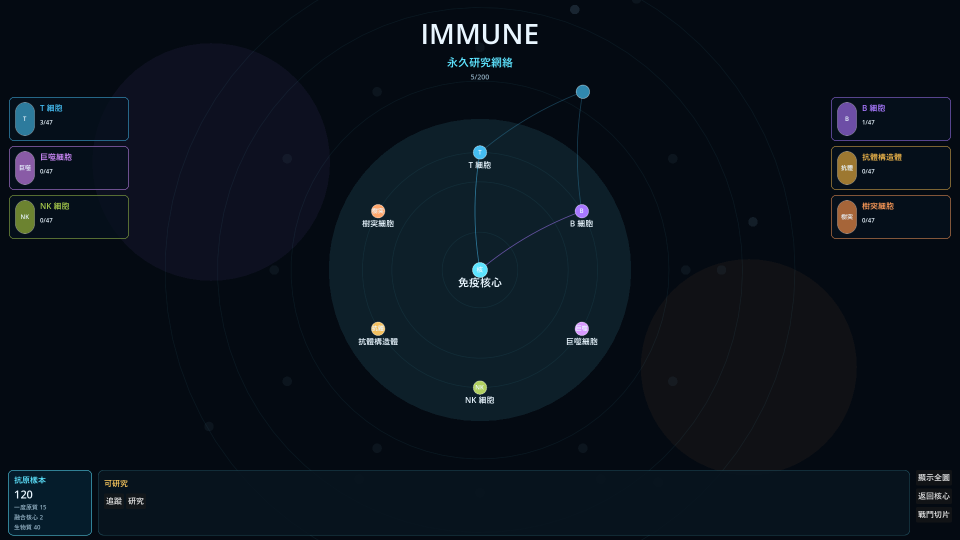
#> input picture godot/immune/tools/overflow_check.png, 1920 x 1080 px (shown at 1/2 size)
$ python -i build_scan_spritesheets.py   (imports and definitions only)
#> lines starting #> are read from the running program, lines starting #| are printed output that depends on the picture
#!/usr/bin/env python3
"""Build 6-frame scan-to-mastery sprite sheets from keyed bio icons."""

from __future__ import annotations

import math
import random
from pathlib import Path

from PIL import Image, ImageDraw, ImageEnhance, ImageFilter

FRAME = 512
FRAMES = 6
TINTS = [
    (236, 244, 255),  # LV.0 white
    (140, 210, 255),  # LV.1 cyan
    (120, 230, 150),  # LV.2 green
    (255, 210, 90),   # LV.3 gold
    (190, 140, 255),  # LV.4 violet
]


def _load_square(path: Path, size: int) -> Image.Image:
    src = Image.open(path).convert("RGBA")
    src = src.resize((size, size), Image.Resampling.LANCZOS)
    return src


def _alpha(img: Image.Image) -> Image.Image:
    return img.split()[3]


def _mask_points(alpha: Image.Image, threshold: int = 40) -> list[tuple[int, int]]:
    pix = alpha.load()
    w, h = alpha.size
    return [(x, y) for y in range(h) for x in range(w) if pix[x, y] >= threshold]


def _edge_points(alpha: Image.Image, threshold: int = 40) -> list[tuple[int, int]]:
    pix = alpha.load()
    w, h = alpha.size
    pts: list[tuple[int, int]] = []
    for y in range(1, h - 1):
        for x in range(1, w - 1):
            if pix[x, y] < threshold:
                continue
            if (
                pix[x - 1, y] < threshold
                or pix[x + 1, y] < threshold
                or pix[x, y - 1] < threshold
                or pix[x, y + 1] < threshold
            ):
                pts.append((x, y))
    return pts


def _sample(points: list[tuple[int, int]], count: int, min_dist: float, rng: random.Random) -> list[tuple[int, int]]:
    if not points:
        return []
    shuffled = points[:]
    rng.shuffle(shuffled)
    chosen: list[tuple[int, int]] = []
    dist2 = min_dist * min_dist
    for pt in shuffled:
        if len(chosen) >= count:
            break
        if all((pt[0] - c[0]) ** 2 + (pt[1] - c[1]) ** 2 >= dist2 for c in chosen):
            chosen.append(pt)
    if len(chosen) < count:
        chosen.extend(shuffled[: max(0, count - len(chosen))])
    return chosen[:count]


def _ordered_contour(edges: list[tuple[int, int]], step: int) -> list[tuple[int, int]]:
    if not edges:
        return []
    cx = sum(p[0] for p in edges) / len(edges)
    cy = sum(p[1] for p in edges) / len(edges)
    ordered = sorted(edges, key=lambda p: math.atan2(p[1] - cy, p[0] - cx))
    return ordered[:: max(1, step)]


def _blank() -> Image.Image:
    return Image.new("RGBA", (FRAME, FRAME), (0, 0, 0, 0))


def _dots(draw: ImageDraw.ImageDraw, points: list[tuple[int, int]], color: tuple[int, int, int], radius: int, alpha: int) -> None:
    fill = (*color, alpha)
    for x, y in points:
        draw.ellipse((x - radius, y - radius, x + radius, y + radius), fill=fill)


def _polyline(draw: ImageDraw.ImageDraw, points: list[tuple[int, int]], color: tuple[int, int, int], width: int, alpha: int) -> None:
    if len(points) < 2:
        return
    draw.line(points + [points[0]], fill=(*color, alpha), width=width, joint="curve")


def _grid(draw: ImageDraw.ImageDraw, alpha_img: Image.Image, step: int, color: tuple[int, int, int], line_alpha: int) -> None:
    pix = alpha_img.load()
    w, h = alpha_img.size
    fill = (*color, line_alpha)
    for x in range(step // 2, w, step):
        run: list[tuple[int, int]] = []
        for y in range(h):
            if pix[x, y] >= 40:
                run.append((x, y))
            elif len(run) >= 4:
                draw.line(run, fill=fill, width=1)
                run = []
            else:
                run = []
        if len(run) >= 4:
            draw.line(run, fill=fill, width=1)
    for y in range(step // 2, h, step):
        run = []
        for x in range(w):
            if pix[x, y] >= 40:
                run.append((x, y))
            elif len(run) >= 4:
                draw.line(run, fill=fill, width=1)
                run = []
            else:
                run = []
        if len(run) >= 4:
            draw.line(run, fill=fill, width=1)


def _silhouette(alpha: Image.Image, color: tuple[int, int, int], opacity: int) -> Image.Image:
    layer = Image.new("RGBA", alpha.size, (*color, 0))
    solid = Image.new("RGBA", alpha.size, (*color, opacity))
    layer.paste(solid, mask=alpha.point(lambda a: 255 if a >= 40 else 0))
    return layer


def build_frames(src: Image.Image) -> list[Image.Image]:
    rng = random.Random(7)
    alpha = _alpha(src)
    body = _mask_points(alpha)
    edges = _edge_points(alpha)
    contour = _ordered_contour(edges, 3)

    lv0 = _blank()
    d0 = ImageDraw.Draw(lv0, "RGBA")
    _dots(d0, _sample(body, 90, 14, rng), TINTS[0], 2, 210)

    lv1 = _blank()
    d1 = ImageDraw.Draw(lv1, "RGBA")
    _dots(d1, _sample(body, 70, 16, rng), TINTS[1], 2, 180)
    _polyline(d1, _ordered_contour(edges, 8), TINTS[1], 2, 220)

    lv2 = _blank()
    d2 = ImageDraw.Draw(lv2, "RGBA")
    lv2.alpha_composite(_silhouette(alpha, TINTS[2], 28))
    _grid(d2, alpha, 22, TINTS[2], 170)
    _polyline(d2, _ordered_contour(edges, 5), TINTS[2], 2, 230)
    _dots(d2, _sample(edges, 40, 18, rng), TINTS[2], 1, 200)

    lv3 = _blank()
    d3 = ImageDraw.Draw(lv3, "RGBA")
    lv3.alpha_composite(_silhouette(alpha, TINTS[3], 70))
    _grid(d3, alpha, 12, TINTS[3], 150)
    _polyline(d3, contour[::2], (255, 255, 255), 2, 200)

    lv4 = _blank()
    faint = src.copy()
    faint.putalpha(alpha.point(lambda a: int(a * 0.42) if a >= 40 else 0))
    color_shift = ImageEnhance.Color(faint).enhance(0.55)
    lv4.alpha_composite(color_shift)
    d4 = ImageDraw.Draw(lv4, "RGBA")
    _grid(d4, alpha, 8, TINTS[4], 140)
    _polyline(d4, contour, TINTS[4], 2, 220)

    lv5 = src.copy()
    glow = src.filter(ImageFilter.GaussianBlur(1.2))
    lv5.alpha_composite(glow)
    lv5.alpha_composite(src)
    return [lv0, lv1, lv2, lv3, lv4, lv5]


def pack_sheet(frames: list[Image.Image]) -> Image.Image:
    sheet = Image.new("RGBA", (FRAME * FRAMES, FRAME), (0, 0, 0, 0))
    for i, frame in enumerate(frames):
        sheet.paste(frame, (i * FRAME, 0), frame)
    return sheet


def build_one(src_path: Path, out_path: Path) -> None:
    src = _load_square(src_path, FRAME)
#> in _load_square, src is the input picture: PIL image 1920x1080 RGBA; mean R, G, B, A 10.2, 18.3, 27.4, 255
#> in _load_square, `src = src.resize((size, size), Image.Resampling.LANCZOS)`:
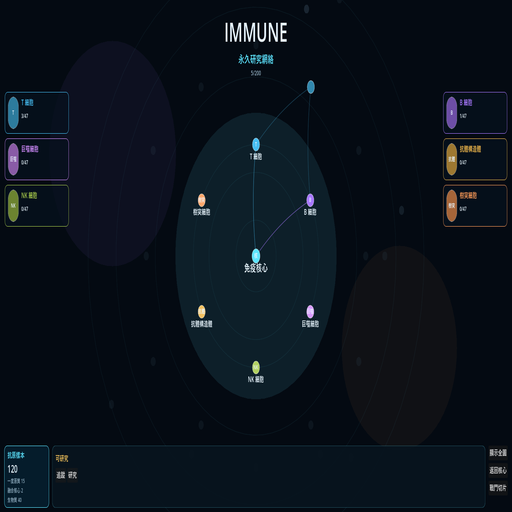
#> src: PIL image 512x512 RGBA; mean R, G, B, A 10.3, 18.3, 27.3, 255
    sheet = pack_sheet(build_frames(src))
#> in _alpha, `return img.split()[3]`: returned value: PIL image 512x512 L; every value is 255
#> in build_frames, `body = _mask_points(alpha)`: body = 262144 items
#> in build_frames, `edges = _edge_points(alpha)`: edges = []
#> in build_frames, `lv0 = _blank()`: lv0: PIL image 512x512 RGBA; every value is 0
#> in _sample, `shuffled = points[:]`: shuffled = 262144 items
#> the loop in _sample, `for pt in shuffled:` made 101 passes
#> pt on passes 1 to 12: (395, 226), (318, 440), (129, 0), (106, 129), (268, 81), (443, 147), (439, 361), (367, 370), (39, 98), (409, 235), (317, 139), (89, 84)
#> after the loop in _sample, `for pt in shuffled:`: chosen = 90 pairs, first value 7 to 505, second value 0 to 511
#> in _dots, `fill = (*color, alpha)`: fill = (236, 244, 255, 210)
#> the loop in _dots, `for x, y in points:` made 90 passes
#> the loop in _sample (call 2), `for pt in shuffled:` made 80 passes
#> pt on passes 1 to 12: (141, 150), (388, 41), (267, 247), (137, 369), (377, 122), (53, 418), (94, 6), (47, 169), (28, 268), (361, 151), (426, 263), (126, 64)
#> the loop in _dots (call 2), `for x, y in points:` made 70 passes
#> in _silhouette, `solid = Image.new("RGBA", alpha.size, (*color, opacity))`:
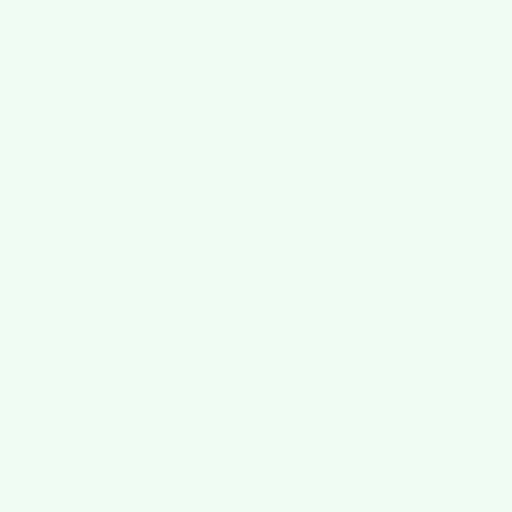
#> solid: PIL image 512x512 RGBA; mean R, G, B, A 120, 230, 150, 28; transparent parts drawn white
#> call 2 of _silhouette, with color = (255, 210, 90), opacity = 70
#> in _silhouette (call 2), `solid = Image.new("RGBA", alpha.size, (*color, opacity))`:
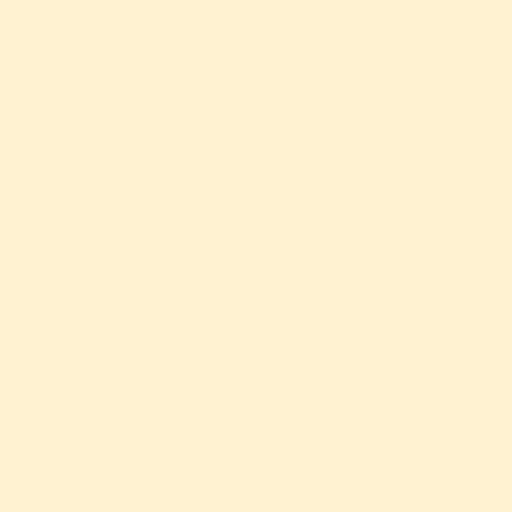
#> solid: PIL image 512x512 RGBA; mean R, G, B, A 255, 210, 90, 70; transparent parts drawn white
#> in build_frames, `faint.putalpha(alpha.point(lambda a: int(a * 0.42) if a >= 40 else 0))`:
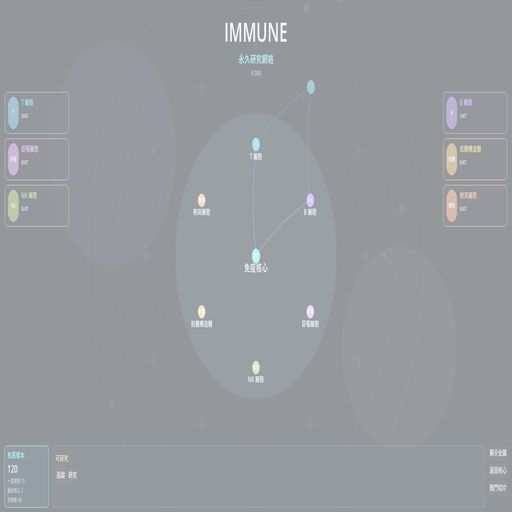
#> faint: PIL image 512x512 RGBA; mean R, G, B, A 10.3, 18.3, 27.3, 107; transparent parts drawn white
#> in pack_sheet, `sheet = Image.new("RGBA", (FRAME * FRAMES, FRAME), (0, 0, 0, 0))`: sheet: PIL image 3072x512 RGBA; every value is 0
#> the loop in pack_sheet, `for i, frame in enumerate(frames):` made 6 passes
#> after the loop in pack_sheet, `for i, frame in enumerate(frames):`:
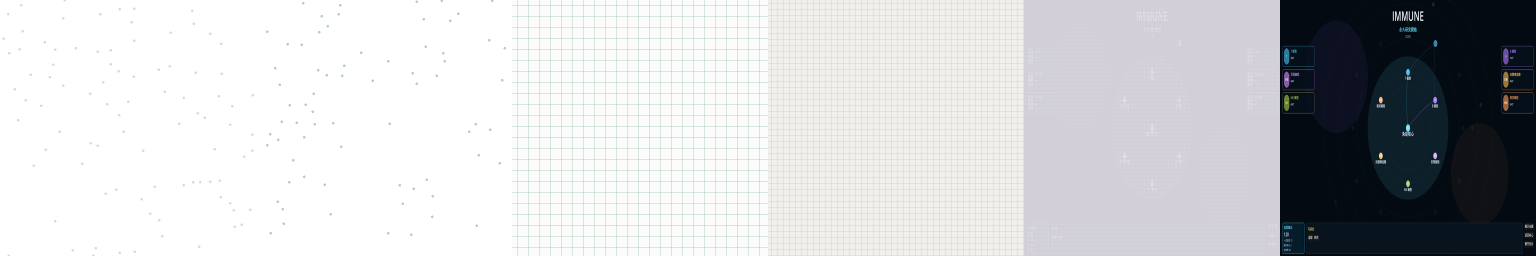
#> sheet: PIL image 3072x512 RGBA (shown at 1/2 size); mean R, G, B, A 23.8, 24.9, 20.4, 58.7; transparent parts drawn white
#> (the run stopped early here; a loop or call above may not have finished)
